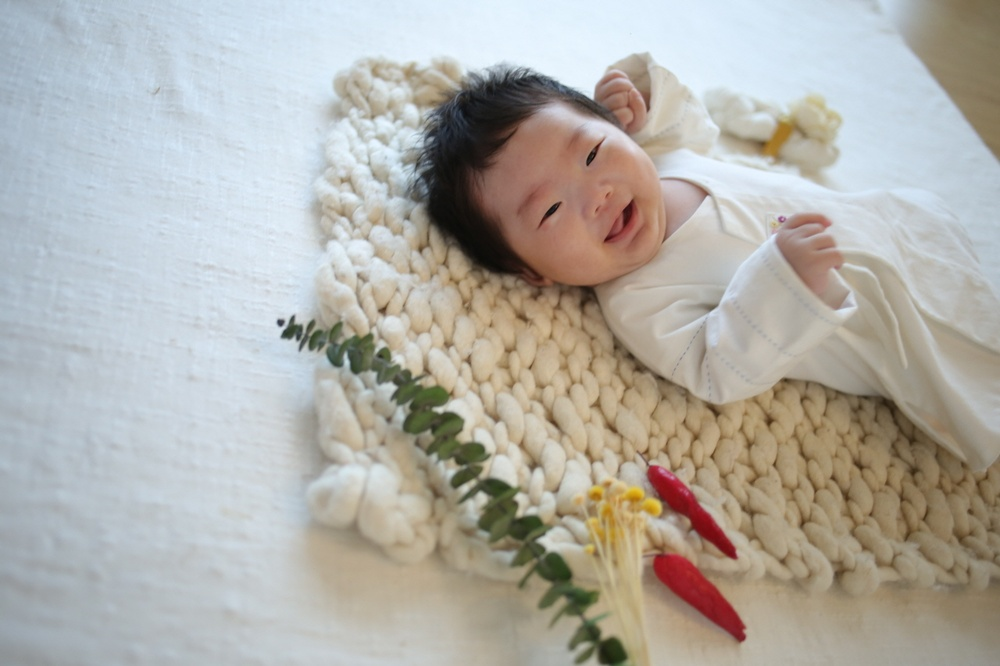
#> input picture images/1.jpg, 1000 x 666 px, shrunk from 1280 x 853 before the run
$ python 11-4.perspective_revision.py
#> lines starting #> are read from the running program, lines starting #| are printed output that depends on the picture
import cv2
import numpy as np


def tranform():
    img = cv2.imread('images/1.jpg')
#> img is the input picture: shape (666, 1000, 3); mean B, G, R 168.3, 174.7, 177.1
    h, w = img.shape[:2]
#> h = 666; w = 1000

    pts1 = np.float32([[50, 50], [200, 50], [20, 200]])
    pts2 = np.float32([[10, 100], [200, 50], [100, 250]])

    M = cv2.getAffineTransform(pts1, pts2)

    img2 = cv2.warpAffine(img, M, (w, h))
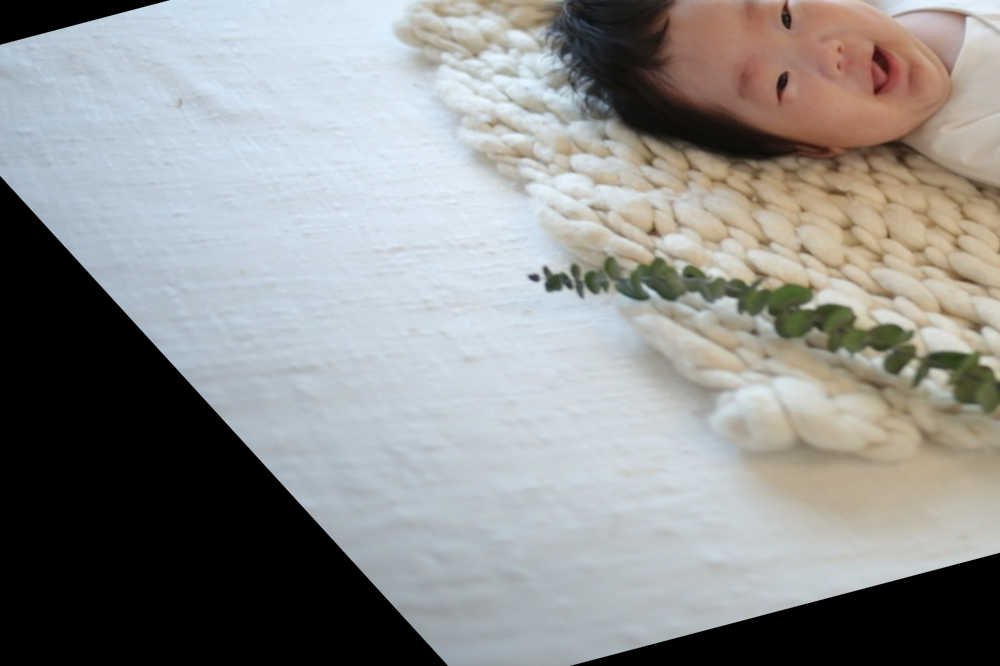
#> img2: shape (666, 1000, 3); mean B, G, R 141.5, 143, 142.3

    cv2.imshow('original', img)
    cv2.imshow('Affine-Transform', img2)

    cv2.waitKey(0)
    cv2.destroyAllWindows()


tranform()

$ run again, with images/2.jpg copied over images/1.jpg
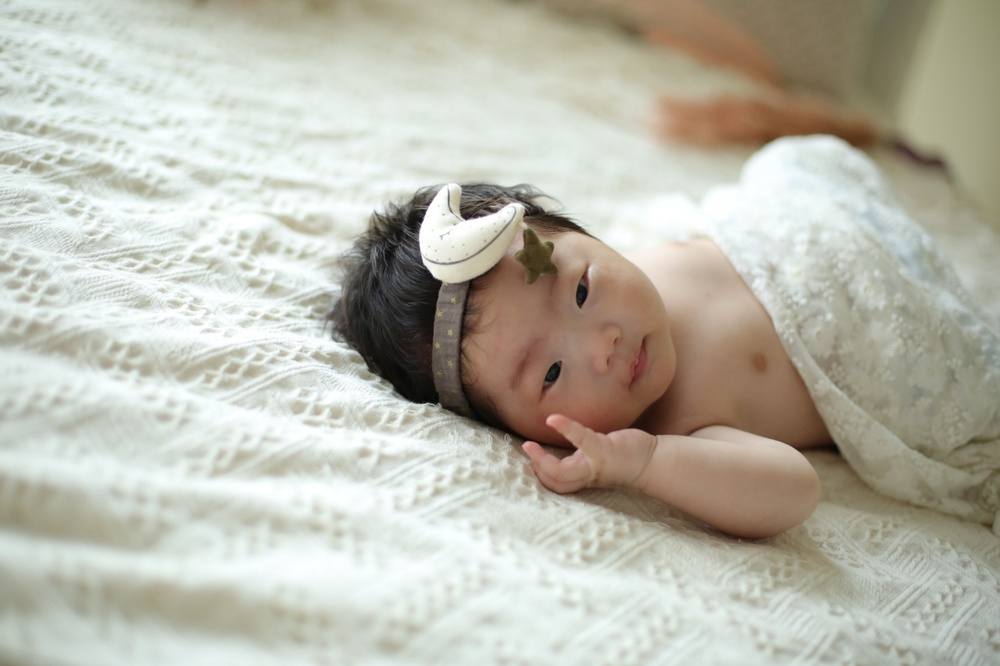
#> input picture images/2.jpg, 1000 x 666 px, shrunk from 1280 x 853 before the run
#> in tranform, img is the input picture: shape (666, 1000, 3); mean B, G, R 172.4, 185, 186.5
#> in tranform, `img2 = cv2.warpAffine(img, M, (w, h))`:
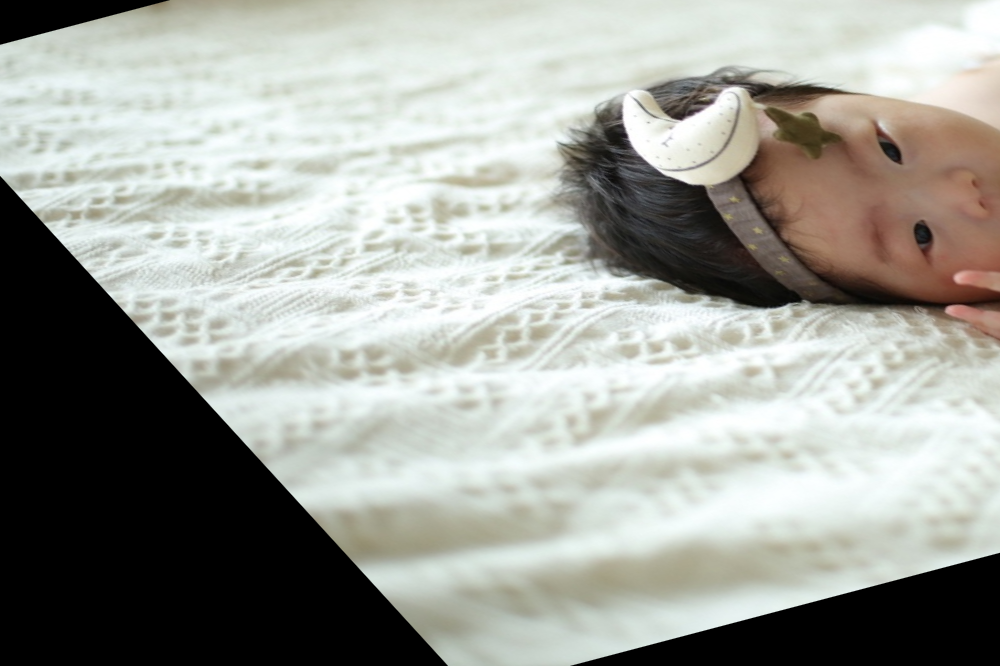
#> img2: shape (666, 1000, 3); mean B, G, R 153.3, 159.9, 158.2

$ run again, with images/3.jpg copied over images/1.jpg
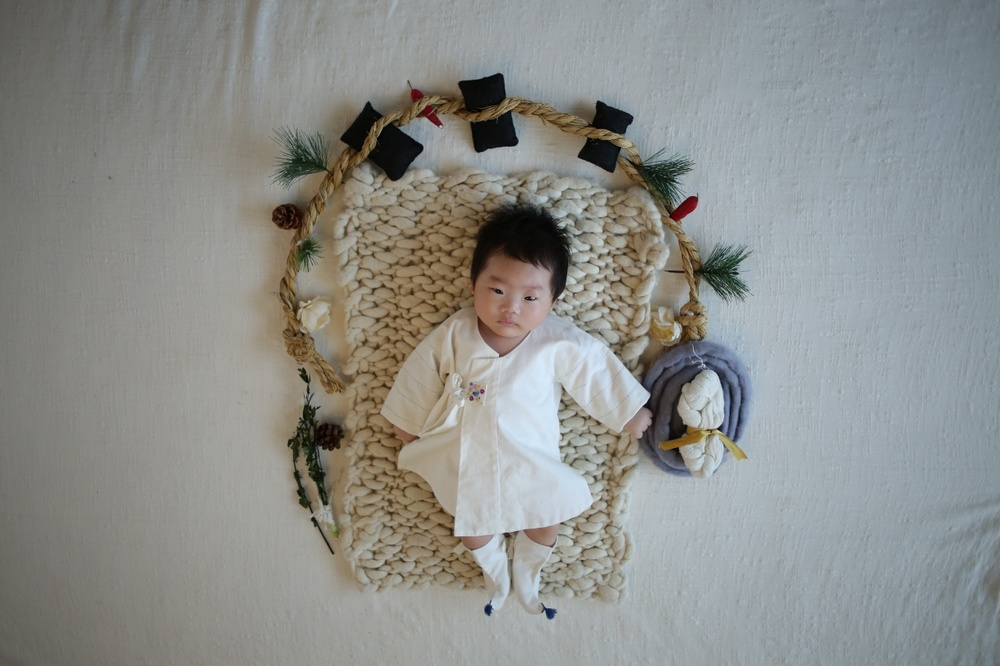
#> input picture images/3.jpg, 1000 x 666 px, shrunk from 1280 x 853 before the run
#> in tranform, img is the input picture: shape (666, 1000, 3); mean B, G, R 139.5, 142.6, 140.7
#> in tranform, `img2 = cv2.warpAffine(img, M, (w, h))`:
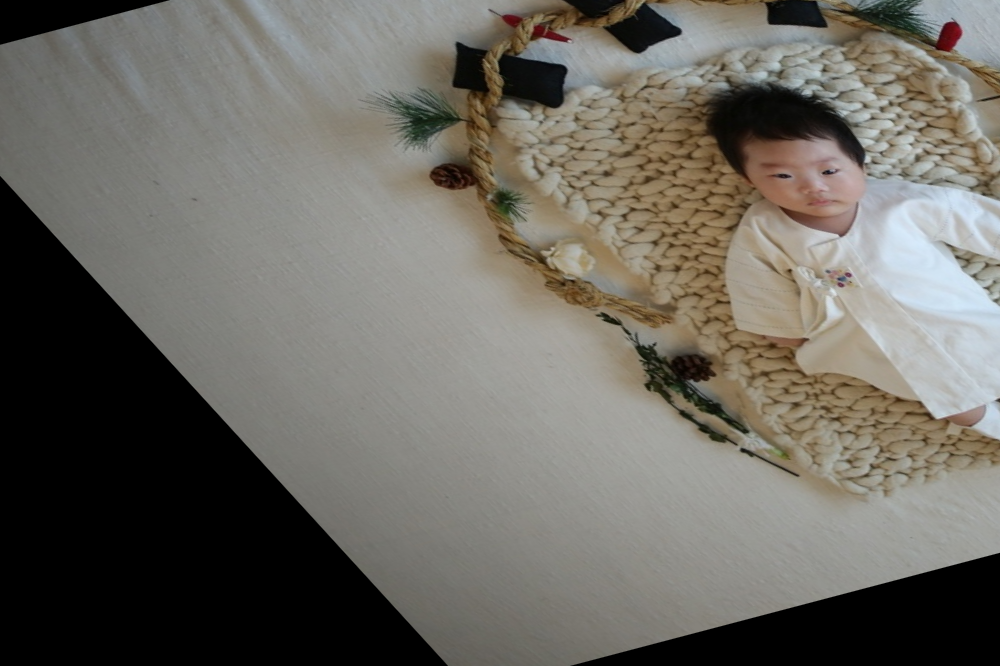
#> img2: shape (666, 1000, 3); mean B, G, R 97.5, 104.6, 107.5

$ run again, with images/4.jpg copied over images/1.jpg
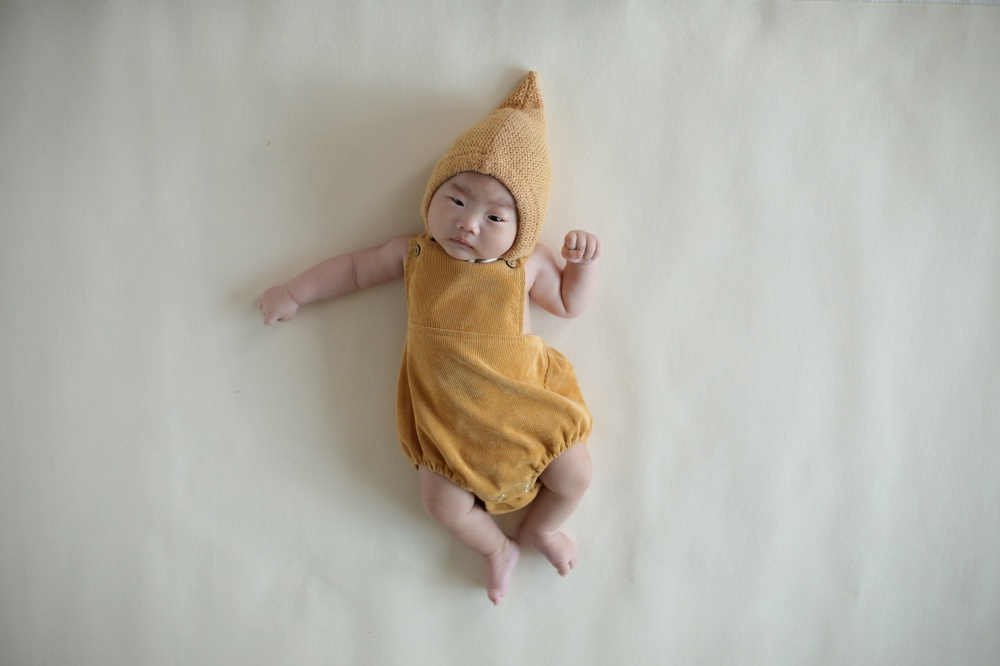
#> input picture images/4.jpg, 1000 x 666 px, shrunk from 1280 x 853 before the run
#> in tranform, img is the input picture: shape (666, 1000, 3); mean B, G, R 169.6, 179, 181.2
#> in tranform, `img2 = cv2.warpAffine(img, M, (w, h))`:
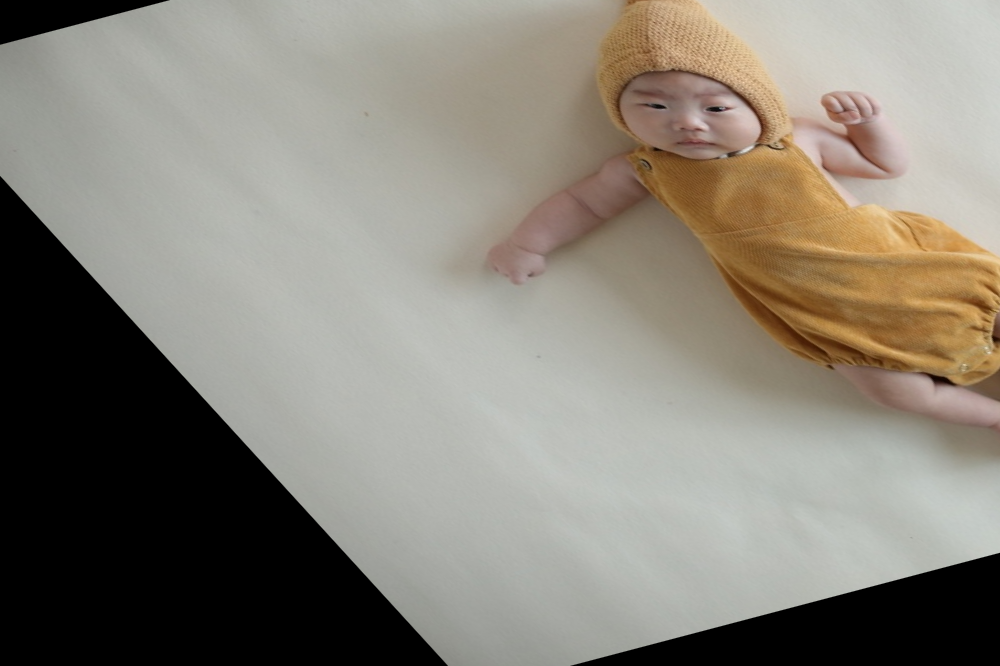
#> img2: shape (666, 1000, 3); mean B, G, R 120.2, 130.7, 136
